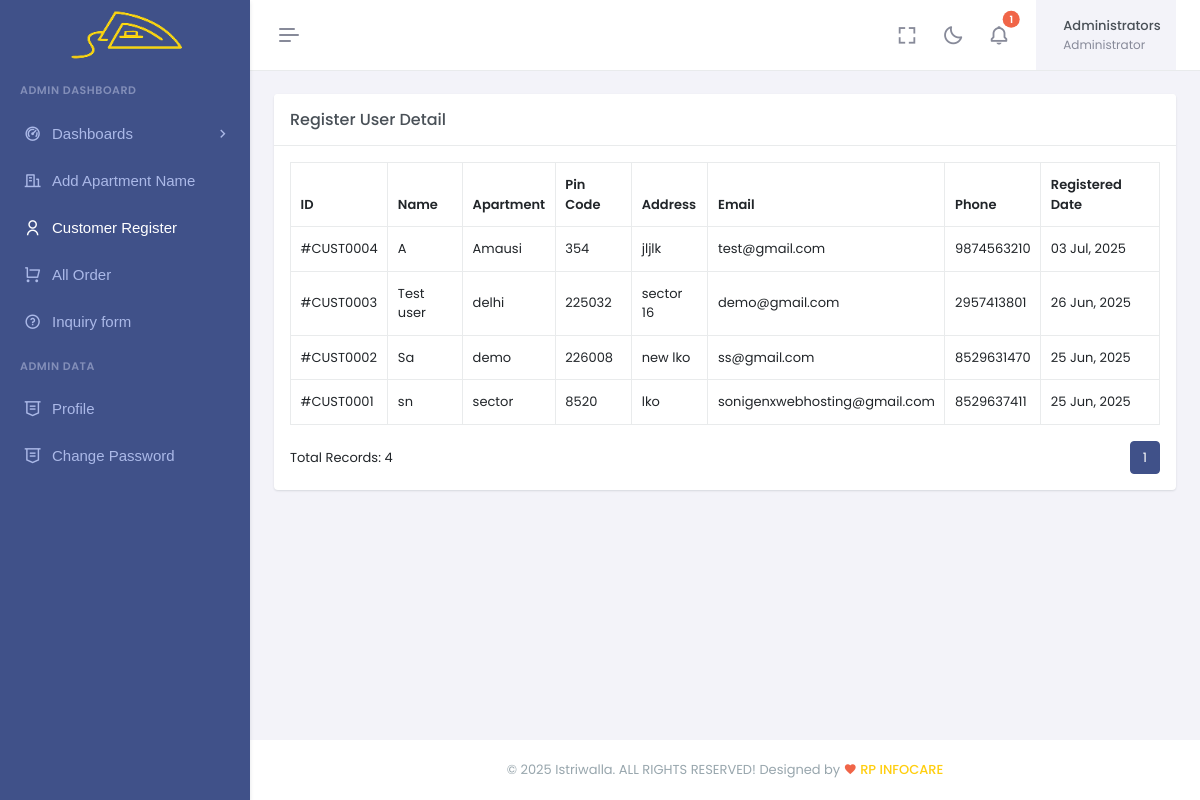
/admin/user_show.php (signed in), run on the app's committed database.
### tables this page shows
CREATE TABLE `customer` (
  `id` int(11) NOT NULL,
  `full_name` varchar(100) NOT NULL,
  `apartment_name` varchar(100) NOT NULL,
  `pin_code` varchar(10) NOT NULL,
  `address` text NOT NULL,
  `email` varchar(100) NOT NULL,
  `phone` varchar(20) NOT NULL,
  `password` varchar(255) NOT NULL,
  `created_at` timestamp NOT NULL DEFAULT current_timestamp()
);

CREATE TABLE `orders` (
  `id` int(11) NOT NULL,
  `customer_id` int(11) NOT NULL,
  `cloth_count` int(11) NOT NULL,
  `address` text NOT NULL,
  `amount` decimal(10,2) NOT NULL,
  `payment_mode` varchar(50) NOT NULL,
  `order_date` timestamp NOT NULL DEFAULT current_timestamp()
);

### admin/user_show.php (the view, shortened to what this page needs)
<?php
include 'admin_head.php';
?>
    <link href="assets/libs/jsvectormap/css/jsvectormap.min.css" rel="stylesheet" type="text/css" />
    <link href="assets/libs/swiper/swiper-bundle.min.css" rel="stylesheet" type="text/css" />
    <link href="assets/css/bootstrap.min.css" rel="stylesheet" type="text/css" />
    <link href="assets/css/icons.min.css" rel="stylesheet" type="text/css" />
    <link href="assets/css/app.min.css" rel="stylesheet" type="text/css" />
    <link href="assets/css/custom.min.css" rel="stylesheet" type="text/css" />
<body>
    <div id="layout-wrapper">
    <div id="layout-wrapper">
           <?php include('admin_topbar.php')?>
        <?php include 'admin_sidebar.php'; ?>
        <div class="main-content">
        <?php
include '../db.php';
$sql = "SELECT * FROM customer ORDER BY id DESC";
$result = $conn->query($sql);
?>
<div class="page-content">
  <div class="container-fluid pagination_table">
    <div class="row">
      <div class="col-lg-12">
        <div class="card">
          <div class="card-header">
            <h4 class="card-title mb-0 flex-grow-1">Register User Detail</h4>
          </div>
          <div class="card-body">
            <div class="table-responsive">
              <table class="table align-middle table-bordered table-hover mb-0">
                <thead>
                  <tr>
                    <th>ID</th>
                    <th>Name</th>
                    <th>Apartment</th>
                    <th>Pin Code</th>
                    <th>Address</th>
                    <th>Email</th>
                    <th>Phone</th>
                    <th>Registered Date</th>
                  </tr>
                </thead>
                <tbody>
                  <?php if ($result->num_rows > 0): ?>
                    <?php while ($row = $result->fetch_assoc()): ?>
                      <tr>
                        <td>#CUST<?php echo str_pad($row['id'], 4, '0', STR_PAD_LEFT); ?></td>
                        <td><?php echo htmlspecialchars($row['full_name']); ?></td>
                        <td><?php echo htmlspecialchars($row['apartment_name']); ?></td>
                        <td><?php echo htmlspecialchars($row['pin_code']); ?></td>
                        <td><?php echo htmlspecialchars($row['address']); ?></td>
                        <td><?php echo htmlspecialchars($row['email']); ?></td>
                        <td><?php echo htmlspecialchars($row['phone']); ?></td>
                        <td><?php echo date('d M, Y', strtotime($row['created_at'])); ?></td>
                      </tr>
                    <?php endwhile; ?>
                  <?php else: ?>
                    <tr>
                      <td colspan="8" class="text-center">No registered users found.</td>
                    </tr>
                  <?php endif; ?>
                </tbody>
              </table>
            </div>
            <div class="d-flex justify-content-between align-items-center mt-3">
              <div>Total Records: <?php echo $result->num_rows; ?></div>
              <nav>
                <ul class="pagination mb-0">
                  <li class="page-item active"><a class="page-link" href="#">1</a></li>
                </ul>
              </nav>
            </div>
          </div>
        </div>
      </div>
    </div>
  </div>
</div>
             <?php include('admin_footer.php'); ?>
        </div>
    </div>
</body>
</html>

### admin/admin_topbar.php (shortened to what this page needs)
<?php
include('../db.php');
$adminName = "Admin";
if (isset($_SESSION['admin_email'])) {
    $email = $_SESSION['admin_email'];
    $stmt = $conn->prepare("SELECT name FROM admin_users WHERE email = ?");
    $stmt->bind_param("s", $email);
    $stmt->execute();
    $stmt->bind_result($name);
    if ($stmt->fetch()) {
        $adminName = $name;
    }
}
$recentOrders = [];
$sql = "
    SELECT o.*, c.full_name
    FROM orders o
    JOIN customer c ON o.customer_id = c.id
    WHERE o.order_date >= NOW() - INTERVAL 2 DAY
    ORDER BY o.order_date DESC
    LIMIT 5
";
$result = $conn->query($sql);
if ($result && $result->num_rows > 0) {
    while ($row = $result->fetch_assoc()) {
        $recentOrders[] = $row;
    }
}
?>
 <header id="page-topbar">
            <div class="layout-width">
                <div class="navbar-header">
                    <div class="d-flex">
                        <button type="button" class="btn btn-sm px-3 fs-16 header-item vertical-menu-btn topnav-hamburger material-shadow-none" id="topnav-hamburger-icon">
                            <span class="hamburger-icon">
                                <span></span>
                                <span></span>
                                <span></span>
                            </span>
                        </button>
                    </div>
                    <div class="d-flex align-items-center">
                        <div class="ms-1 header-item d-none d-sm-flex">
                            <button type="button" class="btn btn-icon btn-topbar material-shadow-none btn-ghost-secondary rounded-circle" data-toggle="fullscreen">
                                <i class='bx bx-fullscreen fs-22'></i>
                            </button>
                        </div>
                        <div class="ms-1 header-item d-none d-sm-flex">
                            <button type="button" class="btn btn-icon btn-topbar material-shadow-none btn-ghost-secondary rounded-circle light-dark-mode">
                                <i class='bx bx-moon fs-22'></i>
                            </button>
                        </div>
                   <div class="dropdown topbar-head-dropdown ms-1 header-item" id="notificationDropdown">
    <button type="button" class="btn btn-icon btn-topbar material-shadow-none btn-ghost-secondary rounded-circle"
        id="page-header-notifications-dropdown" data-bs-toggle="dropdown" data-bs-auto-close="outside"
        aria-haspopup="true" aria-expanded="false">
        <i class='bx bx-bell fs-22'></i>
        <span class="position-absolute topbar-badge fs-10 translate-middle badge rounded-pill bg-danger">
            <?php echo count($recentOrders); ?><span class="visually-hidden">unread orders</span>
        </span>
    </button>
</div>
                    <div class="dropdown ms-sm-3 header-item topbar-user">
                        <button type="button" class="btn material-shadow-none" id="page-header-user-dropdown" data-bs-toggle="dropdown" aria-haspopup="true" aria-expanded="false">
                            <span class="d-flex align-items-center">
                                <span class="text-start ms-xl-2">
                                    <span class="d-none d-xl-inline-block ms-1 fw-medium user-name-text"><?php echo htmlspecialchars($adminName); ?></span>
                                    <span class="d-none d-xl-block ms-1 fs-12 user-name-sub-text">Administrator</span>
                                </span>
                            </span>
                        </button>
                    </div>
                    </div>
                </div>
            </div>
        </header>

### data on the page
customer: id "0004", full_name "A", apartment_name "Amausi", pin_code "354", address "jljlk", email "test@gmail.com", phone "9874563210", created_at "03 Jul, 2025"
customer: id "0003", full_name "Test user", apartment_name "delhi", pin_code "225032", address "sector 16", email "demo@gmail.com", phone "2957413801", created_at "26 Jun, 2025"
customer: id "0002", full_name "Sa", apartment_name "demo", pin_code "226008", address "new lko", email "ss@gmail.com", phone "8529631470", created_at "25 Jun, 2025"
customer: id "0001", full_name "sn", apartment_name "sector", pin_code "8520", address "lko", email "sonigenxwebhosting@gmail.com", phone "8529637411", created_at "25 Jun, 2025"
orders: customer "4"

### other printed values
count($recentOrders) "1"
$adminName "Administrators"
